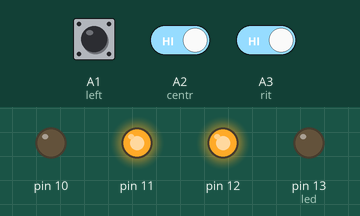
Simulated run of this sketch. Board: Arduino Uno, built with avr-gcc and run on an emulated ATmega328P. Parts: output pins drawn as LEDs (lit = HIGH). The inputs (shaded band) are chosen by the test bench; at power-on: A1 (left) HIGH, A2 (centr) HIGH, A3 (rit) HIGH.

Above: at 1.2 s.
1.3 s: A1 (left) pulled LOW for 0.15 s
At 1.4 s:
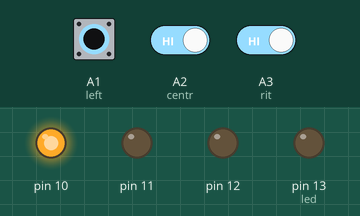
3.0 s: A2 (centr) driven LOW
At 3.7 s:
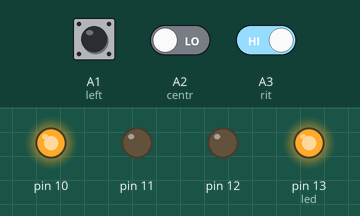
4.5 s: A3 (rit) driven LOW
At 4.9 s:
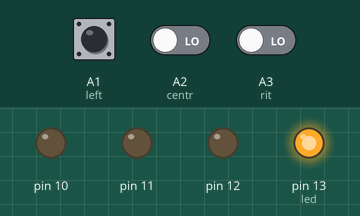
6.0 s: A1 (left) pulled LOW for 1 s
At 6.8 s:
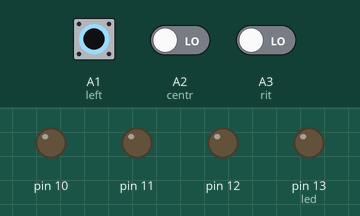
8.5 s: A1 (left) pulled LOW for 3.2 s
At 12.9 s:
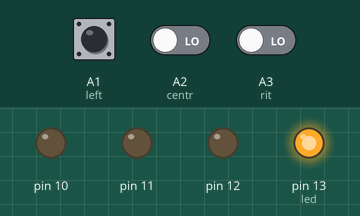
13.2 s: A3 (rit) driven HIGH
At 14.0 s:
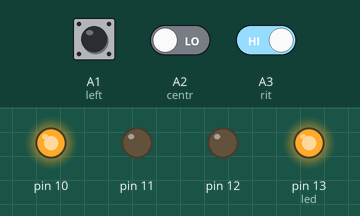
Timing chart, 0 to 15.7 s (numbered marks = the images above; inputs shaded):
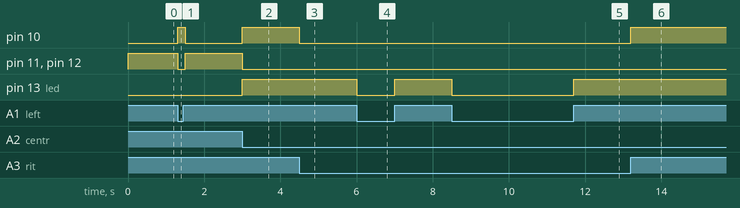

Measured:
- after the input at 1.3 s, pin 10: LOW → HIGH at once, → LOW 0.20 s later; pin 11, pin 12: HIGH → LOW at once, → HIGH 0.20 s later
- after the input at 3.0 s, pin 10, pin 13 (led): LOW → HIGH at once; pin 11, pin 12: HIGH → LOW at once
- after the input at 4.5 s, pin 10: HIGH → LOW at once
- after the input at 6.0 s, pin 13 (led): HIGH → LOW at once, → HIGH 1.0 s later
- after the input at 8.5 s, pin 13 (led): HIGH → LOW at once, → HIGH 3.2 s later
- after the input at 13.2 s, pin 10: LOW → HIGH at once

The sketch:

lfr_3_sensor_.ino
```cpp
// The following code is for arduino uno
int led = 13;
int left=A1,  centr=A2,  rit=A3;
void setup()
{
  pinMode(10,OUTPUT);
  pinMode(11,OUTPUT);
  pinMode(12,OUTPUT);
  pinMode(led,OUTPUT);
  pinMode(left,INPUT);
  pinMode(centr,INPUT);
  pinMode(rit,INPUT);
}

void fw()
{
    digitalWrite(10,HIGH);
    digitalWrite(11,LOW);
    digitalWrite(12,LOW);
    digitalWrite(13,HIGH);
    delay(100);
}
void bw()
{
    digitalWrite(10,LOW);
    digitalWrite(11,HIGH);
    digitalWrite(12,HIGH);
    digitalWrite(13,LOW);
    delay(100);
}
void lt()
{
    digitalWrite(10,HIGH);
    digitalWrite(11,LOW);
    digitalWrite(12,LOW);
    digitalWrite(13,LOW);
    delay(100);
}
void rt()
{
    digitalWrite(10,LOW);
    digitalWrite(11,LOW);
    digitalWrite(12,LOW);
    digitalWrite(13,HIGH);
    delay(100);
}
void st()
{
    digitalWrite(10,LOW);
    digitalWrite(11,LOW);
    digitalWrite(12,LOW);
    digitalWrite(13,LOW);
    delay(100);
}

void loop()
{
  int l=digitalRead(left);
  int c=digitalRead(centr);
  int r=digitalRead(rit);
  if((l==LOW) && (c==LOW) && (r==LOW) )
  {
   st();
  }
  if((l==LOW) && (c==LOW) && (r==HIGH) )
  {
   lt();
  }
  if((l==LOW) && (c==HIGH) && (r==LOW) )
  {
   bw();
  }
  if((l==LOW) && (c==HIGH) && (r==HIGH) )
  {
   lt();
  }
  if((l==HIGH) && (c==LOW) && (r==LOW) )
  {
   rt();
  }
  if((l==HIGH) && (c==LOW) && (r==HIGH) )
  {
   fw();
  }
  if((l==HIGH) && (c==HIGH) && (r==LOW) )
  {
   rt();
  }
  if((l==HIGH) && (c==HIGH) && (r==HIGH) )
  {
   bw();
  }
}
```
